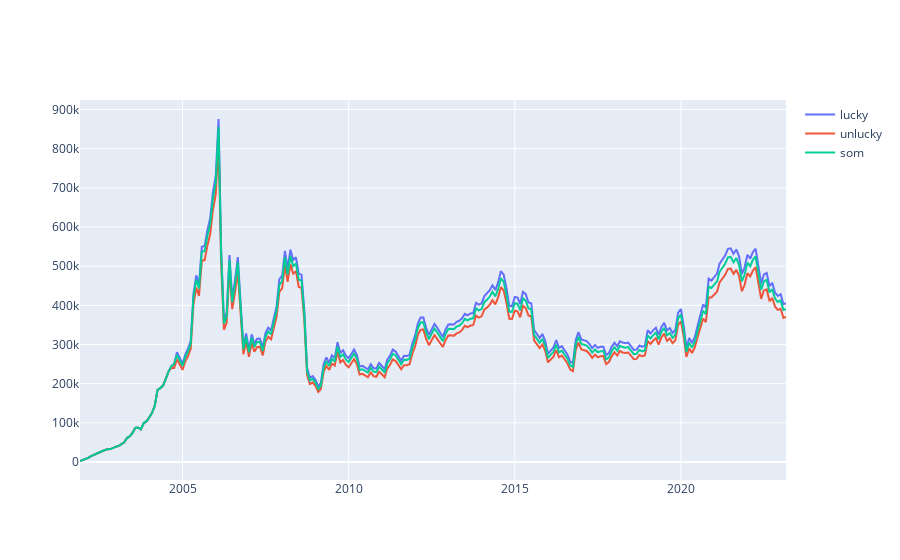

Notebook source saved alongside this figure:
### Code cell
initial_deposit = 100_000
shares_to_buy = 5
lucky_investor = luckyInvestor('lucky',initial_deposit)
unlucky_investor = unluckyInvestor('unlucky',initial_deposit)
som_investor = somInvestor('som',initial_deposit)
random_investor = randomInvestor('random',initial_deposit)
investors = [lucky_investor,unlucky_investor,som_investor]

dfs = df[df['symbol'].apply(lambda symbol: symbol in symbols)]
dfs = dfs.sort_values('date').reset_index(drop=True)
dfs['YM'] = dfs['date'].apply(lambda v: v.strftime('%Y-%m'))
yms = np.sort(dfs['YM'].unique())
pbar = tqdm(yms)
for ym in pbar:
    pbar.set_description("Processing %s" % ym)
    dfym = dfs[dfs['YM'] == ym]
    
    for investor in investors:
        investor.depositMoney(1_000)
    for symbol in symbols: 
        dfym_symbol = dfym[dfym['symbol'] == symbol]
        for investor in investors:
            investor.buyLogic(dfym_symbol,shares=shares_to_buy)
    
    symbols_and_prices = dfym.groupby(['symbol'],as_index=False)['date'].max()
    symbols_and_prices = symbols_and_prices.merge(dfym,on=['symbol','date'])
    stocks = {}
    for i,(symbol,price,date) in symbols_and_prices[['symbol','price','date']].iterrows():
        stocks[int(symbol)] = price
        stocks['date'] = date
        
    for investor in investors:
        investor.updatePortfolio(stocks)
        investor.calculateProfit(stocks)

        
        
fig = go.Figure()

for investor in [lucky_investor,unlucky_investor,som_investor]:
    fig.add_trace(go.Scatter(x=yms, y=investor.portfolio,
                             name=investor.name))

fig.update_layout(hovermode='x unified')
fig.show()   

# for investor in investors:
#     print(investor)
#     print("*"*60)

### Figure 1 — Plotly figure (JSON) as saved in the notebook; plotly's stock layout.template omitted (floating-point values rounded to 4 significant figures; data arrays with more than 128 entries replaced by an {"elided": "..."} marker saying what was removed)
{"data": [{"name": "lucky", "type": "scatter", "x": {"elided": "256 str values"}, "y": {"elided": "256 float values"}}, {"name": "unlucky", "type": "scatter", "x": {"elided": "256 str values"}, "y": {"elided": "256 float values"}}, {"name": "som", "type": "scatter", "x": {"elided": "256 str values"}, "y": {"elided": "256 float values"}}], "layout": {"autosize": true, "hovermode": "x unified", "xaxis": {"autorange": true, "range": ["2001-12-01", "2023-03-01"], "type": "date"}, "yaxis": {"autorange": true, "range": [-45960.0, 924400.0], "type": "linear"}}}
